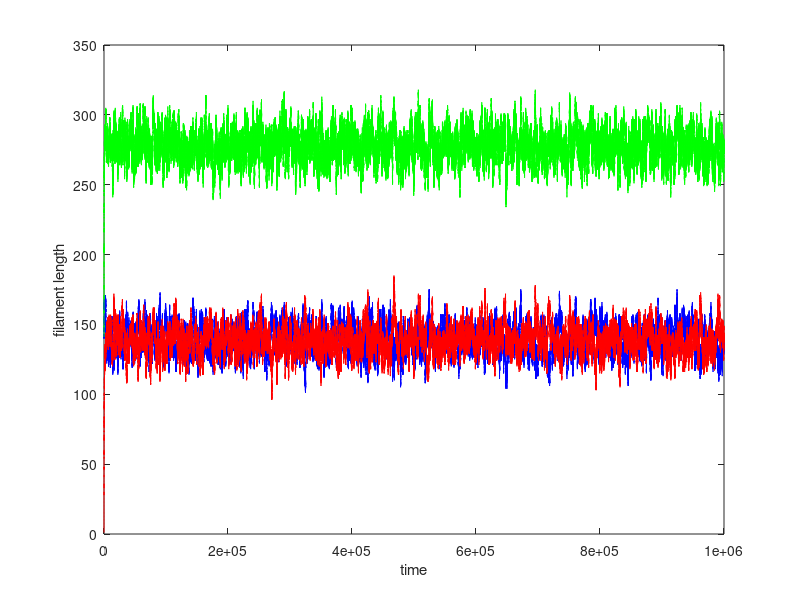

Here is the MATLAB script that generated this plot: (Note: this script raises an error after producing the figure.)
%Lishibanya Mohapatra, Brandeis University.

%This code is trying to understand flagella size control in a unicellular 
%organism called Chlamydomonas. Chlamy has two flagella, and if you sever 
%one of the flagella, the other one shrinks until the flagella lengths are 
%equal and then both the flagella grow to a different steady state. We aim
%to make sense of this experimental result by constructing aminimal model
%based on experimental results

%First there has to be a coupling of lengths, hence we consider the effect 
%of having a common pool of building blocks. Next, we need some
%length-sensing mechanism which probably comes from IFT.

%The minimal model constructed consists of limiting monomer pool with IFT 
%mechanism. First we construct individual length trajectories using Doob-Gillespie
%algorithm, then compute the autocorrelations for L1-L2 and L1+L2, and 
%finally compare it with the expected theoretical result.

clear all;
close all;

Ntot=500;
Nift1 = 5;
Nift2 = 5;
v = 2.5;
alpha = 0.01;
r1=((Nift1*v*alpha)/2);
r2=((Nift2*v*alpha)/2);
gamma=0.1;
p1 = zeros(1,Ntot);
p2 = zeros(1,Ntot);
ptot = zeros(1,Ntot);
MaxT=1000000;
t1=1000000;
Lstar=r1*Ntot/(2*r1+gamma);

for j=1:1
    j;
    
    m1=zeros(1,MaxT);
    m1(1)=140;
    m2=zeros(1,MaxT);
    m2(1)=1;
    mtot=zeros(1,MaxT);
    mtot(1)=m1(1)+m2(1);
    monomers=Ntot;
    T=zeros(1,MaxT);
    T(1)=0;
    
    for i=1:MaxT
        
        k1=r1*(monomers-mtot(1))/m1(i);
        k3=r2*(monomers-mtot(1))/m2(i);
               
        if (m1(i)<=1)
            k2=0;
        else
            k2=gamma;
        end
        
        if (m2(i)<=1)
            k4=0;
        else
            k4=gamma;
        end
        
        
        
        k0=k1+k2+k3+k4;
        
        % Determine time spent
        
        CoinFlip1=rand;
        tau(i)=(1/k0)*log(1/CoinFlip1);
        T(i+1)= T(i)+tau(i);
        % Determine reaction
        
        CoinFlip=rand;
        if CoinFlip<=k1/k0
            m1(i+1)=m1(i)+1;
            m2(i+1)=m2(i);
            monomers=monomers-1;
        else
            if (CoinFlip>=k1/k0) && (CoinFlip<=(k1+k2)/k0)
                m1(i+1)=m1(i)-1;
                m2(i+1)=m2(i);
                monomers=monomers+1;
            else
                if (CoinFlip>=(k1+k2)/k0) && (CoinFlip<=(k1+k2+k3)/k0)
                    m1(i+1)=m1(i);
                    m2(i+1)=m2(i)+1;
                    monomers=monomers-1;
                else
                    m1(i+1)=m1(i);
                    m2(i+1)=m2(i)-1;
                    monomers=monomers+1;
                end
            end
        end
        
        mtot(i+1)=m1(i+1)+m2(i+1);
        
        if T(i+1)>=t1
            break;
        end
    end
        
    p1(m1(i+1))= p1(m1(i+1))+1;
    p2(m2(i+1))= p2(m2(i+1))+1;
    ptot(mtot(i+1))= ptot(mtot(i+1))+1;
    
    
end

p1 = p1/sum(p1);
p2 = p2/sum(p2);
ptot = ptot/sum(ptot);
x = 1:1:Ntot;

Avg= sum(x.*p1);
variance= sum((x.^2).*p1)-(sum(x.*p1))^2;


% Plot the trajectories
figure;
plot(T(1:i),m1(1:i),'b')
hold on
plot(T(1:i),m2(1:i),'r')
plot(T(1:i),mtot(1:i),'g')
hold off
xlabel('time')
ylabel('filament length')
legend('L1','L2','L1+L2','location', 'SE');

%Plot the segmented trajectories
figure;
% t1=T(10000:i);
% sig1=m1(10000:i)-m2(10000:i);
% sig0=(m1(10000:i)+m2(10000:i))- 2*Lstar;


t1=T(1:1000);
sig1=m1(1:1000)-m2(1:1000);
sig0=(m1(1:1000)+m2(1:1000));
plot(t1,sig1,'b.',t1,sig0,'r.')
title('Input signals');
xlabel('time');
ylabel('filament difference and sum lengths');
legend('L1-L2','L1+L2-2Lss','location', 'SE');

%plot the interpolated difference trajectories
xq=t1(1):1:t1(end);
sig=interp1(t1,sig1,xq);
sig2=interp1(t1,sig0,xq);
figure;
plot(t1,sig1,'o',xq,sig,':.');
title('Input signals');
xlabel('time');
ylabel('filament difference length');
legend('signal','Interpolated','location', 'SE');

%plot the interpolated sum trajectories
figure;
plot(t1,sig0,'o',xq,sig2,':.');
title('Input signals');
xlabel('time');
ylabel('filament sum length');
legend('signal','Interpolated','location', 'SE');

lagS=size(xq,2)-1;
lagS2=size(xq,2)-1;


%plot autocorrelation for difference
figure;
autocorr(sig,lagS);
[h,lag]=autocorr(sig,lagS);
j1=(r1/Lstar)*(Ntot/Lstar-2);
k1=(exp(-j1.*lag))/j1;
eta1= 1/k1(1);
k1=(exp(-j1.*lag))*eta1/j1;

%compare computed autocorrelation with theory, using fit 1
figure
plot(lag,h,'b');
hold on;
plot(lag,k1,'g');
hold off;
title('auto-correlation l1-l2');
xlabel('time');
ylabel('autocorr');
xlim([0,2000]);
legend('auto(computed)','auto(theory)','location', 'NE')


Eqn = @(a,x)(a/j1)*exp(-j1*x);
startPoints = 1;
[f1,gof,output] = fit(lag',h',Eqn,'Start', startPoints);
%compare computed autocorrelation with theory, using fit 2
figure;
plot(f1,lag',h','predfunc');
xlabel('time');
ylabel('Autocorrelation');
title('Fit with Theorectical function a*exp(-b*x)');
xlim([0,2000]);
eta3=coeffvalues(f1);

% semi-log plot to check decay
figure;
semilogy(lag(1:1000),h(1:1000),lag(1:1000),k1(1:1000))
title('log auto-correlation l1-l2');
xlabel('lag');
ylabel('log autocorr');
legend('auto(computed)','auto(theory)','location', 'SW')


%plot autocorrelation for sum
figure;
autocorr(sig2,lagS2);
[h2,lag2]=autocorr(sig2,lagS2);
j2=(r1*Ntot)/(Lstar^2);

%compare computed autocorrelation with theory, using fit 1
figure;
k2=exp(-j2.*lag2)/j2;
eta2= 1/k2(1);
k2=exp(-j2.*lag2)*eta2/j2;
plot(lag2,h2,'b');
hold on;
plot(lag2,k2,'g');
hold off;
title('auto-correlation l1+l2');
xlabel('time');
ylabel('autocorr');
xlim([0,2000]);


Eqn = @(a,x)(a/j2)*exp(-j2*x);
startPoints = 1;
[f1,gof,output] = fit(lag2',h2',Eqn,'Start', startPoints);
%compare computed autocorrelation with theory, using fit 2
figure;
plot(f1,lag2',h2','predfunc');
xlabel('time');
ylabel('Autocorrelation');
title('Fit with Theorectical function a*exp(-b*x)');
xlim([0,2000]);
eta4=coeffvalues(f1);

% semi-log plot to check decay
figure;
semilogy(lag2(1:2000),h2(1:2000),lag2(1:2000),k2(1:2000))
title('log auto-correlation l1+l2');
xlabel('lag');
ylabel('log autocorr');
xlim([0,1000]);

% eta1, eta3 values are noise values for difference
% eta2, eta4 values are noise values for sum
figure;
plot(lag2(1:2000),h2(1:2000),lag(1:2000),h(1:2000))
xlabel('Lag time');
ylabel('Autocorrelation');
legend('sum','diff')

%%end of code
